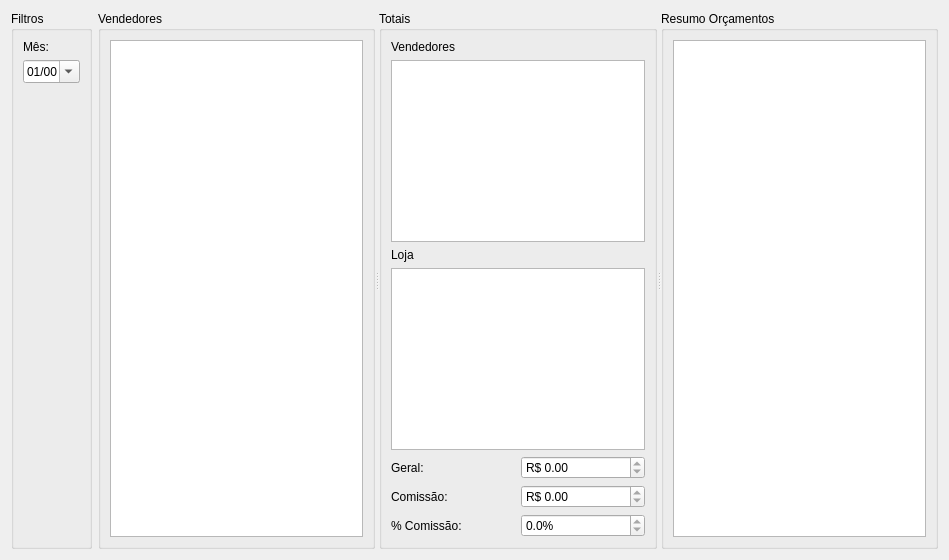
<?xml version="1.0" encoding="UTF-8"?>
<ui version="4.0">
 <class>WidgetRelatorio</class>
 <widget class="QWidget" name="WidgetRelatorio">
  <property name="geometry">
   <rect>
    <x>0</x>
    <y>0</y>
    <width>949</width>
    <height>560</height>
   </rect>
  </property>
  <property name="windowTitle">
   <string>Form</string>
  </property>
  <layout class="QGridLayout" name="gridLayout">
   <item row="0" column="0">
    <widget class="QGroupBox" name="groupBox_2">
     <property name="sizePolicy">
      <sizepolicy hsizetype="Maximum" vsizetype="Preferred">
       <horstretch>0</horstretch>
       <verstretch>0</verstretch>
      </sizepolicy>
     </property>
     <property name="title">
      <string>Filtros</string>
     </property>
     <layout class="QGridLayout" name="gridLayout_3">
      <item row="2" column="0">
       <spacer name="verticalSpacer">
        <property name="orientation">
         <enum>Qt::Vertical</enum>
        </property>
        <property name="sizeHint" stdset="0">
         <size>
          <width>20</width>
          <height>40</height>
         </size>
        </property>
       </spacer>
      </item>
      <item row="1" column="0">
       <widget class="QDateEdit" name="dateEditMes">
        <property name="displayFormat">
         <string>MM/yy</string>
        </property>
        <property name="calendarPopup">
         <bool>true</bool>
        </property>
       </widget>
      </item>
      <item row="0" column="0">
       <widget class="QLabel" name="label">
        <property name="text">
         <string>Mês:</string>
        </property>
       </widget>
      </item>
     </layout>
    </widget>
   </item>
   <item row="0" column="1">
    <widget class="QSplitter" name="splitter">
     <property name="orientation">
      <enum>Qt::Horizontal</enum>
     </property>
     <widget class="QGroupBox" name="groupBox">
      <property name="title">
       <string>Vendedores</string>
      </property>
      <layout class="QGridLayout" name="gridLayout_2">
       <item row="1" column="2" rowspan="4" colspan="3">
        <widget class="TableView" name="tableRelatorio">
         <property name="mouseTracking">
          <bool>true</bool>
         </property>
         <property name="editTriggers">
          <set>QAbstractItemView::NoEditTriggers</set>
         </property>
         <property name="alternatingRowColors">
          <bool>true</bool>
         </property>
         <property name="selectionBehavior">
          <enum>QAbstractItemView::SelectRows</enum>
         </property>
         <property name="sortingEnabled">
          <bool>false</bool>
         </property>
        </widget>
       </item>
      </layout>
     </widget>
     <widget class="QGroupBox" name="groupBoxTotais">
      <property name="title">
       <string>Totais</string>
      </property>
      <layout class="QGridLayout" name="gridLayout_4">
       <item row="5" column="0">
        <widget class="QLabel" name="labelComissao">
         <property name="text">
          <string>Comissão:</string>
         </property>
        </widget>
       </item>
       <item row="2" column="0">
        <widget class="QLabel" name="labelTotalLoja">
         <property name="text">
          <string>Loja</string>
         </property>
        </widget>
       </item>
       <item row="0" column="0">
        <widget class="QLabel" name="labelTotalVendedor">
         <property name="text">
          <string>Vendedores</string>
         </property>
        </widget>
       </item>
       <item row="4" column="0">
        <widget class="QLabel" name="labelGeral">
         <property name="text">
          <string>Geral:</string>
         </property>
        </widget>
       </item>
       <item row="4" column="1">
        <widget class="QDoubleSpinBox" name="doubleSpinBoxGeral">
         <property name="readOnly">
          <bool>true</bool>
         </property>
         <property name="showGroupSeparator" stdset="0">
          <bool>true</bool>
         </property>
         <property name="prefix">
          <string>R$ </string>
         </property>
         <property name="maximum">
          <double>99999999.989999994635582</double>
         </property>
        </widget>
       </item>
       <item row="1" column="0" colspan="2">
        <widget class="TableView" name="tableTotalVendedor">
         <property name="mouseTracking">
          <bool>true</bool>
         </property>
         <property name="editTriggers">
          <set>QAbstractItemView::NoEditTriggers</set>
         </property>
         <property name="alternatingRowColors">
          <bool>true</bool>
         </property>
         <property name="selectionBehavior">
          <enum>QAbstractItemView::SelectRows</enum>
         </property>
        </widget>
       </item>
       <item row="3" column="0" colspan="2">
        <widget class="TableView" name="tableTotalLoja">
         <property name="mouseTracking">
          <bool>true</bool>
         </property>
         <property name="editTriggers">
          <set>QAbstractItemView::NoEditTriggers</set>
         </property>
         <property name="alternatingRowColors">
          <bool>true</bool>
         </property>
         <property name="selectionBehavior">
          <enum>QAbstractItemView::SelectRows</enum>
         </property>
        </widget>
       </item>
       <item row="6" column="0">
        <widget class="QLabel" name="labelPorcentagemComissao">
         <property name="text">
          <string>% Comissão:</string>
         </property>
        </widget>
       </item>
       <item row="5" column="1">
        <widget class="QDoubleSpinBox" name="doubleSpinBoxValorComissao">
         <property name="readOnly">
          <bool>true</bool>
         </property>
         <property name="showGroupSeparator" stdset="0">
          <bool>true</bool>
         </property>
         <property name="prefix">
          <string>R$ </string>
         </property>
         <property name="maximum">
          <double>99999999.989999994635582</double>
         </property>
        </widget>
       </item>
       <item row="6" column="1">
        <widget class="QDoubleSpinBox" name="doubleSpinBoxPorcentagemComissao">
         <property name="readOnly">
          <bool>true</bool>
         </property>
         <property name="showGroupSeparator" stdset="0">
          <bool>true</bool>
         </property>
         <property name="suffix">
          <string>%</string>
         </property>
         <property name="decimals">
          <number>1</number>
         </property>
         <property name="maximum">
          <double>1000000.000000000000000</double>
         </property>
        </widget>
       </item>
      </layout>
     </widget>
     <widget class="QGroupBox" name="groupBoxResumoOrcamento">
      <property name="title">
       <string>Resumo Orçamentos</string>
      </property>
      <layout class="QGridLayout" name="gridLayout_5">
       <item row="0" column="0">
        <widget class="TableView" name="tableResumoOrcamento">
         <property name="mouseTracking">
          <bool>true</bool>
         </property>
         <property name="editTriggers">
          <set>QAbstractItemView::NoEditTriggers</set>
         </property>
         <property name="alternatingRowColors">
          <bool>true</bool>
         </property>
         <property name="selectionBehavior">
          <enum>QAbstractItemView::SelectRows</enum>
         </property>
        </widget>
       </item>
      </layout>
     </widget>
    </widget>
   </item>
  </layout>
 </widget>
 <customwidgets>
  <customwidget>
   <class>TableView</class>
   <extends>QTableView</extends>
   <header>src/tableview.h</header>
  </customwidget>
 </customwidgets>
 <resources/>
 <connections/>
</ui>
